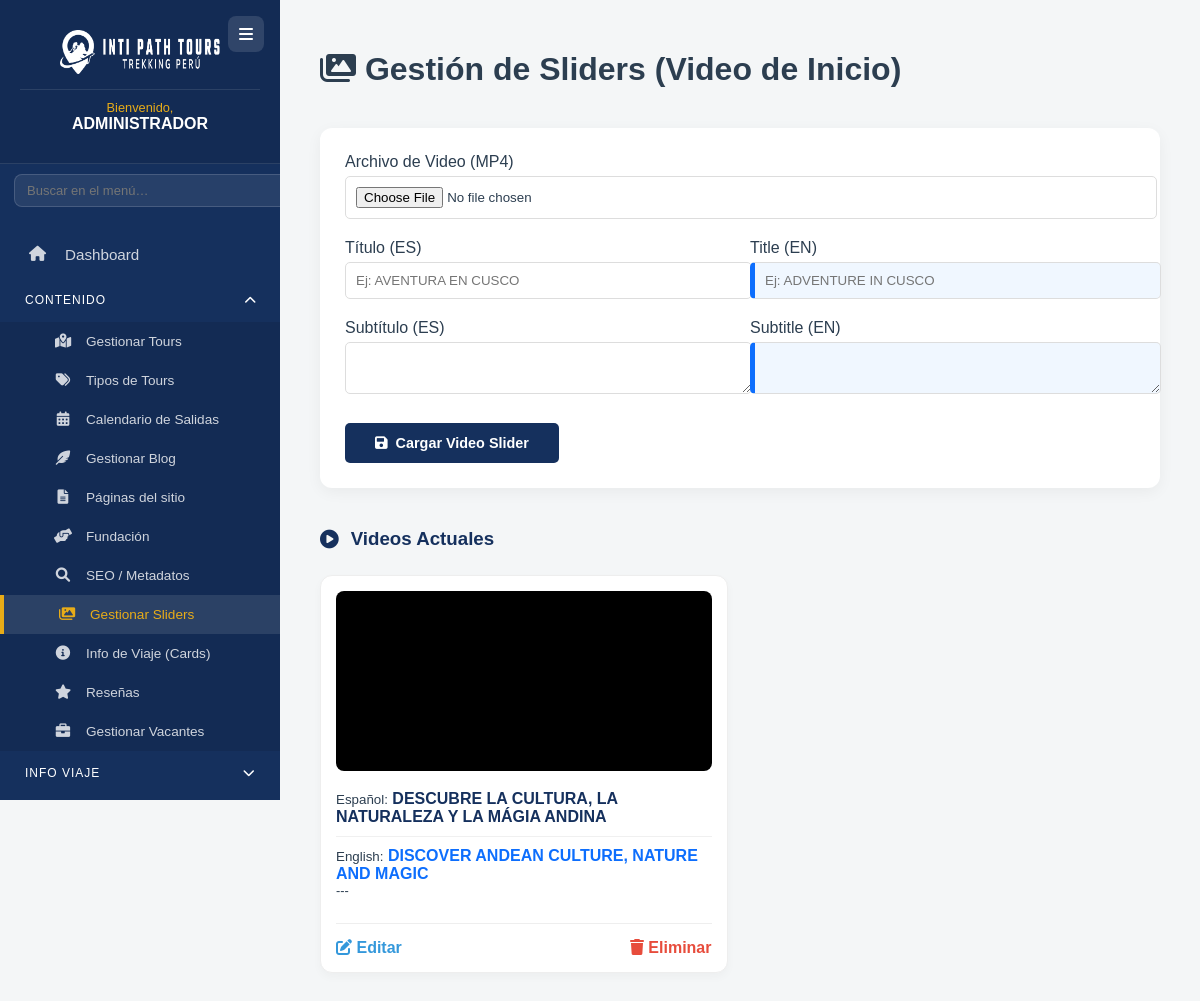
/admin/edit_sliders.php (signed in), run on the app's committed database.
### tables this page shows
CREATE TABLE `sliders` (
  `id` int NOT NULL AUTO_INCREMENT,
  `imagen` varchar(255) NOT NULL,
  `titulo` varchar(255) DEFAULT NULL,
  `titulo_en` varchar(255) DEFAULT NULL,
  `subtitulo` varchar(255) DEFAULT NULL,
  `subtitulo_en` varchar(255) DEFAULT NULL,
  `orden` int DEFAULT '0',
  `fecha_registro` timestamp NOT NULL DEFAULT CURRENT_TIMESTAMP,
  PRIMARY KEY (`id`)
);

### admin/edit_sliders.php (the view, shortened to what this page needs)
<?php
$database = new Database();
$db = $database->getConnection();
$edit_mode = false;
$datos_edit = [
    'id' => '',
    'titulo' => '',
    'titulo_en' => '',
    'subtitulo' => '',
    'subtitulo_en' => '',
    'imagen' => ''
];
$sliders = $db->query("SELECT * FROM sliders ORDER BY id DESC")->fetchAll(PDO::FETCH_ASSOC);
?>
<!DOCTYPE html>
<html lang="es">
<head>
    <link rel="stylesheet" href="../assets/css/admin.css">
    <link rel="stylesheet" href="https://cdnjs.cloudflare.com/ajax/libs/font-awesome/6.0.0/css/all.min.css">
</head>
<body>
    <div class="admin-wrapper d-flex">
        <?php include '../includes/sidebar.php'; ?>
        <main class="main-content p-4 w-100">
            <h1><i class="fas fa-images"></i> <?php echo $edit_mode ? "Editando Slider" : "Gestión de Sliders (Video de Inicio)"; ?></h1>
            <section class="admin-contenedor" style="background: white; padding: 25px; border-radius: 12px; box-shadow: 0 4px 15px rgba(0,0,0,0.05); margin-bottom: 30px;">
                <form action="edit_sliders.php" method="POST" enctype="multipart/form-data">
                    <div style="display: grid; grid-template-columns: 1fr 1fr; gap: 20px;">
                        <div class="form-grupo" style="grid-column: span 2;">
                            <label class="fw-bold">Archivo de Video (MP4)</label>
                            <input type="file" name="video" accept="video/mp4,video/webm" <?php echo $edit_mode ? "" : "required"; ?> class="form-control">
                        </div>
                        <div class="form-grupo">
                            <label class="fw-bold">Título (ES)</label>
                            <input type="text" name="titulo" value="<?php echo $datos_edit['titulo']; ?>" class="form-control" placeholder="Ej: AVENTURA EN CUSCO">
                        </div>
                        <div class="form-grupo">
                            <label class="fw-bold text-primary">Title (EN)</label>
                            <input type="text" name="titulo_en" value="<?php echo $datos_edit['titulo_en']; ?>" class="form-control lang-en-field" placeholder="Ej: ADVENTURE IN CUSCO">
                        </div>
                        <div class="form-grupo">
                            <label class="fw-bold">Subtítulo (ES)</label>
                            <textarea name="subtitulo" class="form-control" rows="2"><?php echo $datos_edit['subtitulo']; ?></textarea>
                        </div>
                        <div class="form-grupo">
                            <label class="fw-bold text-primary">Subtitle (EN)</label>
                            <textarea name="subtitulo_en" class="form-control lang-en-field" rows="2"><?php echo $datos_edit['subtitulo_en']; ?></textarea>
                        </div>
                    </div>
                    <div style="margin-top: 25px;">
                        <button type="submit" name="guardar_slider" class="btn btn-primary" style="padding: 12px 30px; background: #15305D; color: white; border: none; border-radius: 5px; cursor: pointer; font-weight: bold;">
                            <i class="fas fa-save"></i> <?php echo $edit_mode ? "Guardar Cambios" : "Cargar Video Slider"; ?>
                        </button>
                    </div>
                </form>
            </section>
            <section class="admin-contenedor">
                <h3><i class="fas fa-play-circle"></i> Videos Actuales</h3>
                <div style="display: grid; grid-template-columns: repeat(auto-fill, minmax(350px, 1fr)); gap: 25px;">
                    <?php foreach ($sliders as $s): ?>
                        <div style="background: white; border: 1px solid #eee; padding: 15px; border-radius: 12px; box-shadow: 0 4px 10px rgba(0,0,0,0.03);">
                            <video muted loop autoplay style="width:100%; height:180px; object-fit:cover; border-radius:8px; background: #000;">
                                <source src="../assets/video/<?php echo $s['imagen']; ?>" type="video/mp4">
                            </video>
                            <div style="padding: 15px 0;">
                                <div style="margin-bottom: 10px; border-bottom: 1px solid #f0f0f0; padding-bottom: 10px;">
                                    <small class="text-muted d-block">Español:</small>
                                    <strong style="color: #15305D;"><?php echo $s['titulo']; ?></strong>
                                </div>
                                <div>
                                    <small class="text-primary d-block">English:</small>
                                    <strong style="color: #0d6efd;"><?php echo $s['titulo_en'] ?: '---'; ?></strong>
                                    <p style="font-size:0.8rem; margin:0;"><?php echo $s['subtitulo_en'] ?: '---'; ?></p>
                                </div>
                            </div>
                            <div style="margin-top:10px; border-top:1px solid #eee; padding-top:15px; display: flex; justify-content: space-between;">
                                <a href="edit_sliders.php?editar=<?php echo $s['id']; ?>" class="btn-edit" style="color:#3498db; text-decoration:none; font-weight:bold;">
                                    <i class="fas fa-edit"></i> Editar
                                </a>
                                <a href="edit_sliders.php?eliminar=<?php echo $s['id']; ?>"
                                   style="color:#e74c3c; text-decoration:none; font-weight:bold;"
                                   onclick="return confirm('¿Seguro que quieres borrar este video?');">
                                    <i class="fas fa-trash"></i> Eliminar
                                </a>
                            </div>
                        </div>
                    <?php endforeach; ?>
                </div>
            </section>
        </main>
    </div>
</body>
</html>

### assets/css/admin.css (style rules this page uses)
:root { --color-primario-azul: #15305D; --color-secundario-amarillo: #E8AC18; --color-texto-oscuro: #2C3E50; --color-texto-claro: #ECF0F1; --sidebar-width: 280px; }
body { background-color: #f4f6f7; font-family: 'Montserrat', sans-serif; margin: 0; color: var(--color-texto-oscuro); }
.admin-wrapper, .admin-container { display: flex; min-height: 100vh; }
.main-content { flex: 1; padding: 30px 40px; overflow-y: auto; background-color: #f4f6f7; }
.btn { display: inline-flex; align-items: center; gap: 8px; padding: 10px 20px; border: none; border-radius: 6px; font-size: 0.9rem; font-weight: 600; cursor: pointer; text-decoration: none; transition: 0.2s; }
.btn-primary { background: var(--color-primario-azul); color: #fff; }
.d-flex { display: flex; }
.w-100 { width: 100%; }
.admin-contenedor { margin-top: 40px; }
.admin-contenedor h3 { color: var(--color-primario-azul); margin-bottom: 25px; display: flex; align-items: center; gap: 12px; font-weight: 700; }

### admin/edit_sliders.php (style rules this page uses)
.lang-en-field { border-left: 5px solid #0d6efd !important; background-color: #f0f7ff !important; }
.form-control { width: 100%; padding: 10px; border: 1px solid #ddd; border-radius: 5px; margin-top: 5px; }

### data on the page
sliders: titulo "DESCUBRE LA CULTURA, LA NATURALEZA Y LA MÁGIA ANDINA", titulo_en "DISCOVER ANDEAN CULTURE, NATURE AND MAGIC", subtitulo_en "---"

### other printed values
$usuario_nombre "ADMINISTRADOR"
